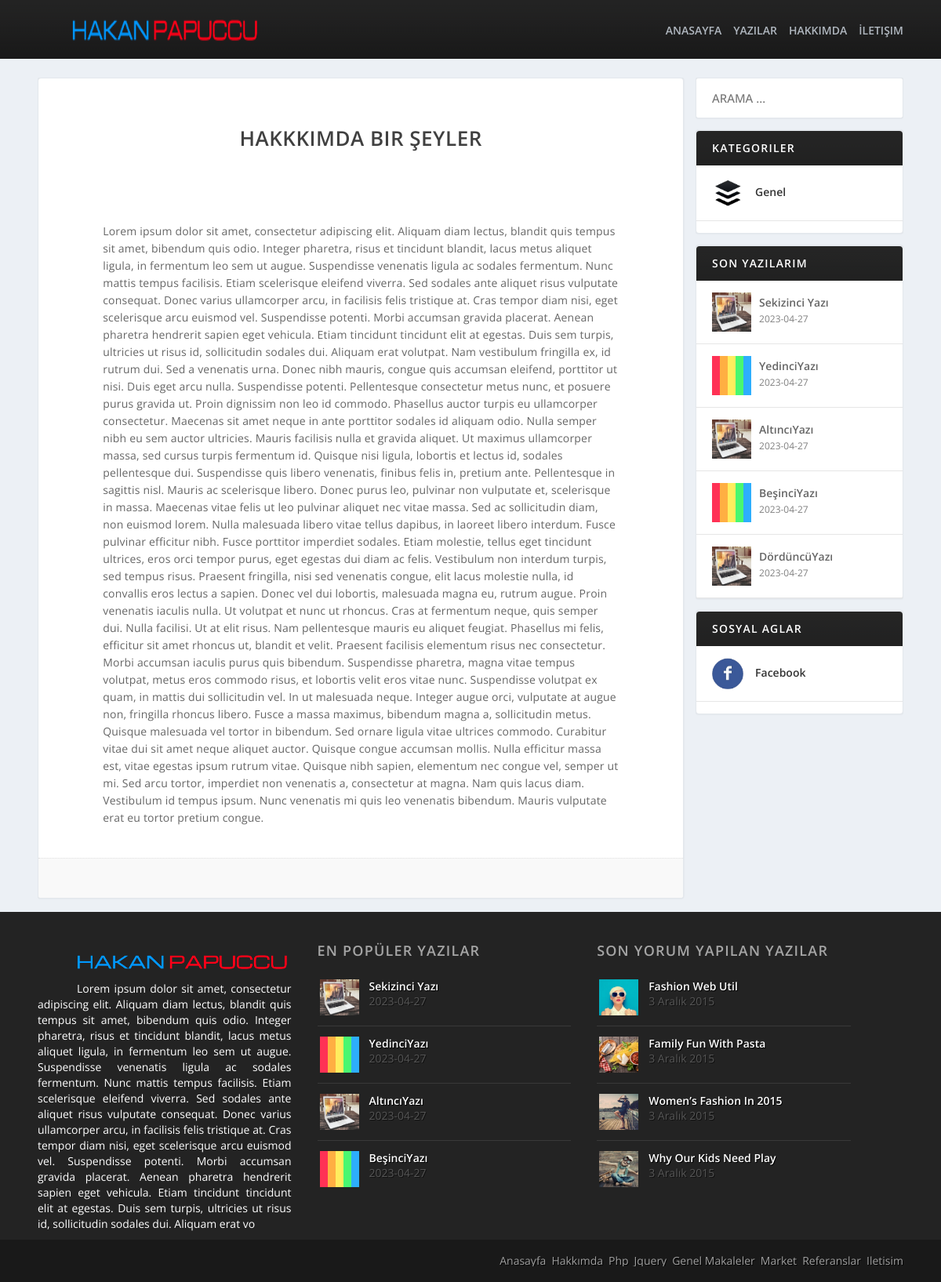
The page /aboutme.php on the database its author committed.
### tables this page shows
CREATE TABLE `ayar` (
  `id` int(11) NOT NULL,
  `logo` varchar(250) NOT NULL,
  `url` varchar(250) NOT NULL,
  `baslik` varchar(100) NOT NULL,
  `aciklama` text NOT NULL,
  `anahtarkelime` varchar(200) NOT NULL,
  `yazar` varchar(200) NOT NULL
);

CREATE TABLE `menu` (
  `id` int(11) NOT NULL,
  `ad` varchar(20) NOT NULL,
  `link` varchar(250) NOT NULL,
  `sira` int(3) NOT NULL
);

CREATE TABLE `aboutme` (
  `id` int(11) NOT NULL,
  `baslik` varchar(100) NOT NULL,
  `metin` text NOT NULL
);

CREATE TABLE `kategoriler` (
  `kategori_id` int(11) NOT NULL,
  `ad` varchar(30) NOT NULL,
  `detay` varchar(150) NOT NULL,
  `sira` int(11) NOT NULL
);

CREATE TABLE `yazilar` (
  `id` int(11) NOT NULL,
  `baslik` varchar(150) NOT NULL,
  `icerik` text NOT NULL,
  `etiket` varchar(200) NOT NULL,
  `kategori` varchar(150) NOT NULL,
  `resim` varchar(250) NOT NULL,
  `tarih` date NOT NULL DEFAULT current_timestamp()
);

CREATE TABLE `sosyal` (
  `id` int(11) NOT NULL,
  `ad` varchar(20) NOT NULL,
  `link` varchar(250) NOT NULL,
  `ikon` varchar(250) NOT NULL
);

### aboutme.php (the view, shortened to what this page needs)
<?php include "header.php";
$hakkimizdasor=$db->prepare("select * from aboutme where id=?");
$hakkimizdasor->execute(array(0));
$hakkimizdacek=$hakkimizdasor->fetch(PDO::FETCH_ASSOC);
?>
<div id="columns" class="container">
	<div id="column-1">
		<div class="post">
			<div class="post-header">
				<h1><?php echo $hakkimizdacek['baslik']; ?></h1>
			</div>
			<div class="post-text">
				<p><?php echo $hakkimizdacek['metin']; ?></p>
			</div>
			<div class="post-info">
			</div>
		</div>
	</div>
	<?php include "sidebar.php"; ?>
	<?php include "footer.php"; ?>

### header.php (shortened to what this page needs)
<?php include "baglan.php";
$ayarsor=$db->prepare("select * from ayar where id=?");
$ayarsor->execute(array(0));
$ayarcek=$ayarsor->fetch(PDO::FETCH_ASSOC);
$menusor=$db->prepare("select * from menu");
$menusor->execute();
?>
<!DOCTYPE html>
<html lang="en">
<head>
	<link rel="stylesheet" type="text/css" href="css/style.css" media="all"/>
	<link rel="stylesheet" type="text/css" href="css/main.css"/>
</head>
<body>
	<header>
		<div class="container">
			<div id="logo">
				<a href="index.php"><img src="img/<?php echo $ayarcek['logo']; ?>" alt="Emrullah Tanıma Logosu" width="352px" height="68px"/></a>
			</div>
			<nav>
				<ul>
					<?php
					while ($menucek=$menusor->fetch(PDO::FETCH_ASSOC)) { ?>
						<li><a href="<?php echo $menucek['link'] ?>" title="<?php echo $menucek['ad'] ?>"><?php echo $menucek['ad'] ?></a></li>
					<?php } ?>
				</ul>
			</nav>
		</div>
	</header>

### sidebar.php (shortened to what this page needs)
<div id="column-2">
	<div class="sidebar">
		<input type="search" class="search-field" placeholder="Arama …" value="" name="s" title="Arama:">
	</div>
	<div class="sidebar">
		<h4>Kategoriler	</h4>
		<ul class="social list">
			<?php
			$kategorisor=$db->prepare("select * from kategoriler order by kategori_id asc");
			$kategorisor->execute();
			while ($kategoricek=$kategorisor->fetch(PDO::FETCH_ASSOC)) { ?>
				<li class="border">
					<a href="category.php?kategori_id=<?php echo $kategoricek['kategori_id']; ?>"><img src="img/category.jpg"/><span><?php echo $kategoricek['ad']; ?></span></a>
				</li>
			<?php } ?>
		</ul>
	</div>
	<div class="sidebar">
		<h4>Son Yazılarım</h4>
		<?php
		$yazisor=$db->prepare("select * from yazilar order by id desc limit 5");
		$yazisor->execute();
		while ($yazicek=$yazisor->fetch(PDO::FETCH_ASSOC)) { ?>
			<div class="sidebar-post">
				<a href="post.php?id=<?php echo $yazicek['id']; ?>"><img src="img/<?php echo $yazicek['resim']; ?>" alt="<?php echo $yazicek['baslik']; ?>"/></a>
				<div class="sidebar-post-info">
					<h3><a href="post.php?id=<?php echo $yazicek['id']; ?>"><?php echo $yazicek['baslik']; ?></a></h3>
				</div>
				<div class="sidebar-post-meta">
					<?php echo $yazicek['tarih']; ?>
				</div>
			</div>
		<?php } ?>
	</div>
	<div class="sidebar">
		<h4>Sosyal Aglar</h4>
		<ul class="social list">
			<?php
			$sosyalsor=$db->prepare("select * from sosyal order by id asc");
			$sosyalsor->execute();
			while ($sosyalcek=$sosyalsor->fetch(PDO::FETCH_ASSOC)) { ?>
				<li class="border">
					<a href="<?php echo $sosyalcek['link']; ?>"><img src="img/socials/<?php echo $sosyalcek['ikon']; ?>" alt="<?php echo $sosyalcek['ad']; ?>"/><span><?php echo $sosyalcek['ad']; ?></span></a>
				</li>
			<?php } ?>
		</ul>
	</div>
</div>
</div>

### footer.php (shortened to what this page needs)
<?php
$hakkimizdasor=$db->prepare("select * from aboutme where id=?");
$hakkimizdasor->execute(array(0));
$hakkimizdacek=$hakkimizdasor->fetch(PDO::FETCH_ASSOC);
?>
<footer>
	<div class="container" id="footer-top">
		<div class="footer-nav">
			<img src="img/logo.png" />
			<p style="color:white; line-height:20px; text-indent:50px; text-align:justify;"><?php echo strip_tags(substr($hakkimizdacek['metin'],0,750)); ?></p>
		</div>
		<div class="footer-nav" id="pop">
			<h4>En Popüler Yazılar</h4>
			<ul class="footer">
				<?php
				$yazisor=$db->prepare("select * from yazilar order by id desc limit 4");
				$yazisor->execute();
				while ($yazicek=$yazisor->fetch(PDO::FETCH_ASSOC)) { ?>
					<li>
						<a href="post.php?id=<?php echo $yazicek['id']; ?>" class="left"><img src="img/<?php echo $yazicek['resim']; ?>" alt="Fashion"></a>
						<div class="footer-nav-item">
							<a href="post.php?id=<?php echo $yazicek['id']; ?>"><?php echo $yazicek['baslik']; ?></a>
							<p><?php echo $yazicek['tarih']; ?></p>
						</div>
					</li>
				<?php } ?>
				</ul>
			</div>
			<div class="footer-nav">
				<h4>Son Yorum Yapılan Yazılar</h4>
				<ul class="footer">
					<li>
						<a href="#" class="left"><img src="img/fashion.jpg" alt="Fashion"></a>
						<div class="footer-nav-item">
							<a href="#">Fashion web util</a>
							<p>3 aralık 2015</p>
						</div>
					</li>
					<li>
						<a href="#" class="left"><img src="img/pasta.jpg" alt="Fashion"></a>
						<div class="footer-nav-item">
							<a href="#">Family Fun With Pasta</a>
							<p>3 aralık 2015</p>
						</div>
					</li>
					<li>
						<a href="#" class="left"><img src="img/women.jpg" alt="Fashion"></a>
						<div class="footer-nav-item">
							<a href="#">Women’s Fashion In 2015</a>
							<p>3 aralık 2015</p>
						</div>
					</li>
					<li>
						<a href="#" class="left"><img src="img/kid.jpg" alt="Fashion"></a>
						<div class="footer-nav-item">
							<a href="#">Why Our Kids Need Play</a>
							<p>3 aralık 2015</p>
						</div>
					</li>
				</ul>
			</div>
		</div>
	</footer>
	<div id="copyright">
		<div class="container">
			<nav>
				<ul>
					<li><h5><a href="#">anasayfa</a></h5></li>
					<li><h5><a href="#">hakkımda</a></h5></li>
					<li><h5><a href="#">php</a></h5></li>
					<li><h5><a href="#">jquery</a></h5></li>
					<li><h5><a href="#">Genel makaleler</a></h5></li>
					<li><h5><a href="#">market</a></h5></li>
					<li><h5><a href="#">referanslar</a></h5></li>
					<li><h5><a href="#">iletisim</a></h5></li>
				</ul>
			</nav>
		</div>
	</div>
</body>
</html>

### css/style.css (style rules this page uses)
body { background:#ecf0f5; font-family:'Open Sans', sans-serif; font-size:14px; }
header { background:url("../img/header_bg.png") repeat-x; color:#fff; height:75px; overflow:hidden; }
li.border { border-bottom:1px solid #e6e6e6; }
.container { width:92%; margin:0 auto; overflow:hidden; }
#logo { float:left; }
#logo img { width:352px; height:68px; margin-top:3px; }
header nav { float:right; text-transform:uppercase; font-weight:600; font-size:14px; line-height:78px; }
header nav ul li { list-style:none; display:inline; float:left; padding-left:15px; }
header nav ul li a { text-decoration:none; color:#b0b7bf; transition:color 200ms; }
#columns { margin-top:2%; }
#column-1 { float:left; width:76%; overflow:hidden; }
#column-2 { width:24%; float:right; overflow:hidden; }
.post-info { background:#f9f9f9; border-top:1px dotted #e0e0e0; padding:25px 0px; font-size:13px; margin-top:20px; }
.sidebar { background:#fff; border-radius:4px; border:1px solid #e3e7ec; box-shadow:0px 0px 2px rgba(0, 0, 0, 0.1); margin-bottom:15px; }
.sidebar h4 { background:url("../img/sidebar_bg.png") repeat-x; color:#fff; padding:15px 20px; font-size:14px; font-weight:600; line-height:1; letter-spacing:1.2px; text-transform:uppercase; border-radius:4px 4px 0px 0px; }
.sidebar-post { height:50px; border-bottom:1px solid #e6e6e6; padding:15px 20px; }
.sidebar-post a img { width:50px; height:50px; float:left; margin-right:10px; }
.sidebar-post-info { margin-top:3px; padding:3px 0; }
.sidebar-post-info a { font-weight:600; font-size:14px; color:#666; text-decoration:none; text-transform:capitalize; }
.sidebar-post-meta { color:rgba(0, 0, 0, 0.5); font-size:12px; margin-top:5px; }
.sidebar .search-field { outline:none; background:#fff; padding:15px 20px; width:100%; color:rgba(0, 0, 0, 0.5); border:0px !important; font-size:15px; border-radius:3px; font-family:inherit; font-weight:500; line-height:normal; box-sizing:border-box; text-transform:uppercase; }
.sidebar ul.list { line-height:1.7em; margin-bottom:15px; }
.sidebar ul.list li { padding:15px 20px 0; margin-bottom:0px !important; }
.sidebar ul.social li { line-height:1.3em; padding-bottom:15px; }
.sidebar ul.social li img { width:40px; height:40px; border:0; overflow:hidden; vertical-align:middle; margin-right:15px; }
.sidebar ul.social li a { text-decoration:none; }
.sidebar ul.social li span { text-decoration:none; color:#333; font-weight:600; }
footer { background:#232323; }
#copyright { background:#191919; padding-top:20px; padding-bottom:20px; color:#a1a1a1; }
#footer-top { padding-top:40px; padding-bottom:10px; }
.footer-nav { display:inline-block; width:29.3%; margin-right:3%; float:left; }
.footer-nav ul.footer li { list-style:none; padding:10px 0; border-bottom:1px solid #393939; }
.footer-nav h4 { color:#a5a5a5; text-transform:uppercase; letter-spacing:1.2px; font-size:18px; font-weight:600; margin-bottom:15px; }
.footer-nav ul.footer li a img { display:inline-block; width:50px; height:46px; overflow:hidden; vertical-align:middle; }
.footer-nav ul.footer li a.left { float:left; }
.footer-nav a { text-decoration:none; color:#fff; font-weight:600; }
.footer-nav ul.footer li a img { border:3px solid transparent; transition:border-color 200ms; }
.footer-nav-item { float:left; margin-left:10px; margin-top:5px; text-transform:capitalize; }
.footer-nav-item a { color:#fff; text-shadow:1px 1px 0px #000; transition:color 200ms; }
.footer-nav-item p { color:#555; margin-top:5px; text-shadow:1px 1px 0px #111; font-size:14px; }
#copyright nav { float:right; }
#copyright nav ul li { display:inline; float:left; text-transform:capitalize; padding-left:7px; }
#copyright ul li h5 { font-weight:normal; }
#copyright nav ul li a { text-decoration:none; color:#a1a1a1; word-break:break-word; word-wrap:break-word; transition:.3s ease; text-shadow:1px 1px 0px #000; }

### rows shown on the page
ayar: logo (picture)
menu: ad "ANASAYFA"
menu: ad "YAZILAR"
menu: ad "HAKKIMDA"
menu: ad "İLETIŞIM"
aboutme: baslik "HAKKKIMDA BIR ŞEYLER", metin "Lorem ipsum dolor sit amet, consectetur adipiscing elit. Aliquam diam lectus, blandit quis tempus sit amet, bibendum quis odio. Integer pharetra, risus et tincidunt blandit, lacus metus aliquet ligula, in fermentum leo sem ut augue. Suspendisse venenatis ligula ac sodales fermentum. Nunc mattis tempus facilisis. Etiam scelerisque eleifend viverra. Sed sodales ante aliquet risus vulputate consequat. Donec varius ullamcorper arcu, in facilisis felis tristique at. Cras tempor diam nisi, eget scelerisque arcu euismod vel. Suspendisse potenti. Morbi accumsan gravida placerat. Aenean pharetra hendrerit sapien eget vehicula. Etiam tincidunt tincidunt elit at egestas. Duis sem turpis, ultricies ut…"
kategoriler: ad "Genel"
yazilar: resim (picture), baslik "Sekizinci Yazı", tarih "2023-04-27"
yazilar: resim (picture), baslik "YedinciYazı", tarih "2023-04-27"
yazilar: resim (picture), baslik "AltıncıYazı", tarih "2023-04-27"
yazilar: resim (picture), baslik "BeşinciYazı", tarih "2023-04-27"
yazilar: resim (picture), baslik "DördüncüYazı", tarih "2023-04-27"
sosyal: ikon (picture), ad "Facebook"
